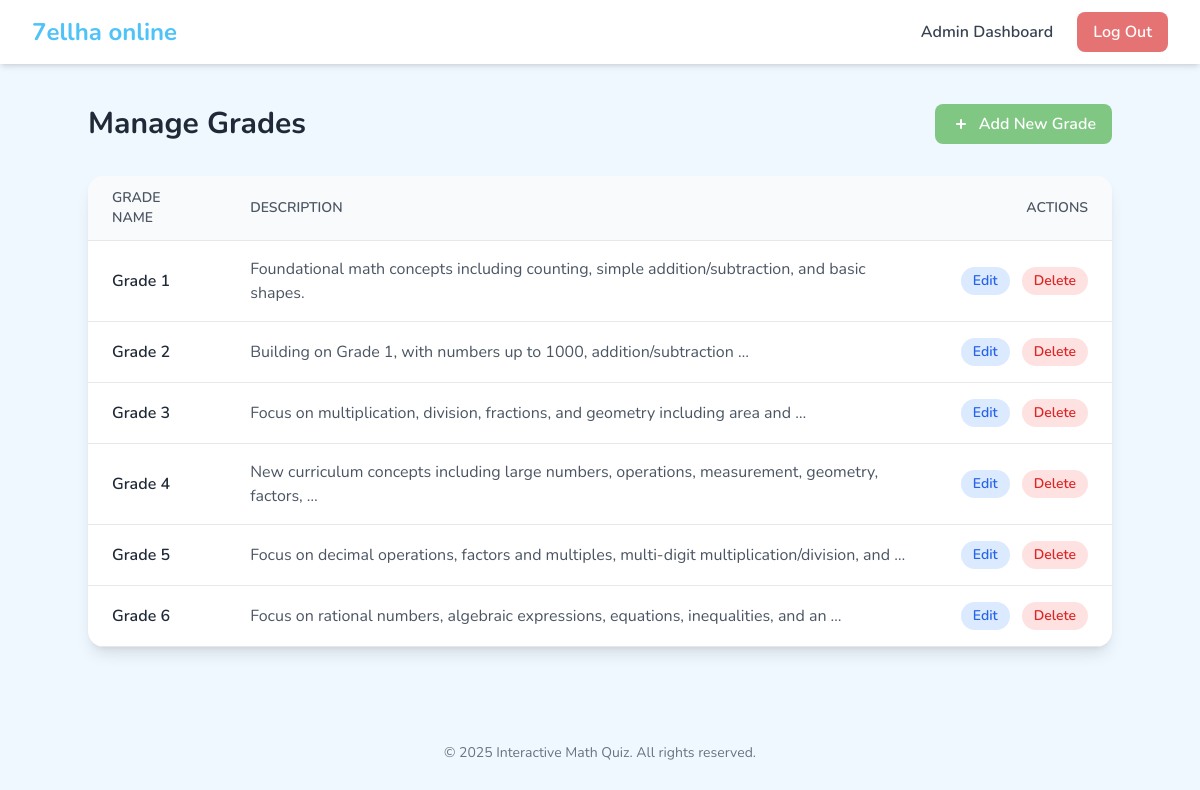
Page /management/grades/ (signed in) on the committed database.
### apps/academics/models.py (models this page shows, shortened)
class Grade(models.Model):
    name = models.CharField(
        _('Grade Name'),
        max_length=100,
        unique=True,
        help_text=_("e.g., Grade 1, Grade 2")
    )
    description = models.TextField(
        _('Description'),
        blank=True,
        null=True,
        help_text=_("A brief description of the grade level.")
    )
    class Meta:
        verbose_name = _('Grade')
        verbose_name_plural = _('Grades')
        ordering = ['name'] # Ensures grades are ordered consistently.

### apps/dashboard/views.py (the view)
# urls.py: path('grades/', GradeListView.as_view(), name='grade_list'),
class GradeListView(AdminRequiredMixin, ListView):
    model = Grade
    template_name = 'dashboard/grade_list.html'
    context_object_name = 'grades'

### apps/dashboard/views.py (called while the page is built)
def is_admin(user):
    return user.is_authenticated and user.user_type == 'ADMIN'

    def test_func(self):
        return is_admin(self.request.user)

### apps/core/templates/dashboard/grade_list.html (shortened to what this page needs)
{% extends "base.html" %}
{% block content %}
<div class="max-w-5xl mx-auto">
    <div class="flex flex-col sm:flex-row justify-between items-center mb-8 gap-4">
        <h1 class="text-2xl sm:text-3xl font-bold text-gray-800">Manage Grades</h1>
        <a href="{% url 'dashboard:grade_add' %}" class="w-full sm:w-auto flex items-center justify-center gap-2 px-4 py-2 bg-brand-green text-white font-semibold rounded-lg hover:bg-opacity-90 transition">
            <svg xmlns="http://www.w3.org/2000/svg" class="h-5 w-5" viewBox="0 0 20 20" fill="currentColor"><path fill-rule="evenodd" d="M10 5a1 1 0 011 1v3h3a1 1 0 110 2h-3v3a1 1 0 11-2 0v-3H6a1 1 0 110-2h3V6a1 1 0 011-1z" clip-rule="evenodd" /></svg>
            Add New Grade
        </a>
    </div>
    <div class="bg-white rounded-2xl shadow-lg overflow-hidden">
        <table class="w-full text-left responsive-table">
            <thead class="bg-gray-50 border-b border-gray-200">
                <tr>
                    <th class="py-3 px-6 text-sm font-semibold text-gray-600 uppercase">Grade Name</th>
                    <th class="py-3 px-6 text-sm font-semibold text-gray-600 uppercase">Description</th>
                    <th class="py-3 px-6 text-sm font-semibold text-gray-600 uppercase text-right">Actions</th>
                </tr>
            </thead>
            <tbody>
                {% for grade in grades %}
                <tr class="border-b border-gray-200 hover:bg-gray-50">
                    <td data-label="Grade Name" class="py-4 px-6 font-semibold text-gray-800">{{ grade.name }}</td>
                    <td data-label="Description" class="py-4 px-6 text-gray-600">{{ grade.description|truncatewords:10 }}</td>
                    <td data-label="Actions" class="py-4 px-6">
                        <div class="flex items-center justify-end gap-3">
                             <a href="{% url 'dashboard:grade_edit' pk=grade.pk %}" class="py-1 px-3 text-sm font-semibold text-blue-600 bg-blue-100 rounded-full hover:bg-blue-200">Edit</a>
                             <a href="{% url 'dashboard:grade_delete' pk=grade.pk %}" class="py-1 px-3 text-sm font-semibold text-red-600 bg-red-100 rounded-full hover:bg-red-200">Delete</a>
                        </div>
                    </td>
                </tr>
                {% empty %}
                <tr>
                    <td colspan="3" class="text-center py-8 text-gray-500">
                        No grades have been created yet.
                    </td>
                </tr>
                {% endfor %}
            </tbody>
        </table>
    </div>
</div>
{% endblock %}

### apps/core/templates/base.html (style rules this page uses)
body { font-family: 'Nunito', sans-serif; background-color: #f0f8ff; }
.bg-brand-green { background-color: #81c784; }

### rows in the picture
Grade: name "Grade 1", description "Foundational math concepts including counting, simple addition/subtraction, and basic shapes."
Grade: name "Grade 2", description "Building on Grade 1, with numbers up to 1000, addition/subtraction …"
Grade: name "Grade 3", description "Focus on multiplication, division, fractions, and geometry including area and …"
Grade: name "Grade 4", description "New curriculum concepts including large numbers, operations, measurement, geometry, factors, …"
Grade: name "Grade 5", description "Focus on decimal operations, factors and multiples, multi-digit multiplication/division, and …"
Grade: name "Grade 6", description "Focus on rational numbers, algebraic expressions, equations, inequalities, and an …"
